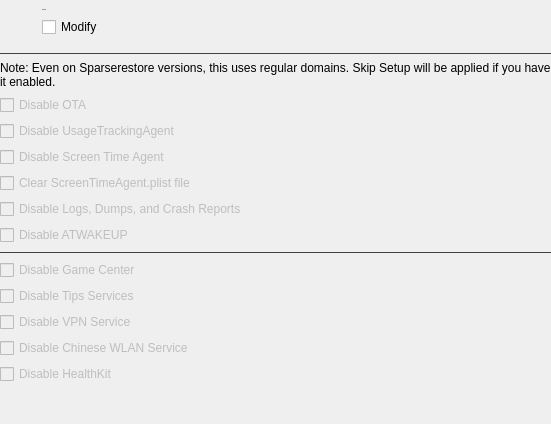
            <widget class="QWidget" name="daemonsPage">
             <layout class="QVBoxLayout" name="verticalLayout_14">
              <property name="leftMargin">
               <number>0</number>
              </property>
              <property name="topMargin">
               <number>0</number>
              </property>
              <property name="rightMargin">
               <number>0</number>
              </property>
              <property name="bottomMargin">
               <number>0</number>
              </property>
              <item>
               <widget class="QWidget" name="horizontalWidget_5" native="true">
                <layout class="QHBoxLayout" name="horizontalLayout_20">
                 <property name="spacing">
                  <number>10</number>
                 </property>
                 <property name="leftMargin">
                  <number>0</number>
                 </property>
                 <property name="topMargin">
                  <number>9</number>
                 </property>
                 <property name="rightMargin">
                  <number>0</number>
                 </property>
                 <property name="bottomMargin">
                  <number>9</number>
                 </property>
                 <item>
                  <widget class="QToolButton" name="toolButton_10">
                   <property name="enabled">
                    <bool>true</bool>
                   </property>
                   <property name="styleSheet">
                    <string notr="true">QToolButton {
	icon-size: 24px;
	background-color: transparent;
	padding-left: 0px;
	padding-right: 5px;
	border-radius: 0px;
}</string>
                   </property>
                   <property name="icon">
                    <iconset>
                     <normaloff>:/icon/toggles.svg</normaloff>:/icon/toggles.svg</iconset>
                   </property>
                  </widget>
                 </item>
                 <item>
                  <widget class="QWidget" name="verticalWidget_4" native="true">
                   <layout class="QVBoxLayout" name="verticalLayout_12">
                    <property name="spacing">
                     <number>6</number>
                    </property>
                    <property name="leftMargin">
                     <number>0</number>
                    </property>
                    <property name="topMargin">
                     <number>0</number>
                    </property>
                    <property name="rightMargin">
                     <number>0</number>
                    </property>
                    <property name="bottomMargin">
                     <number>0</number>
                    </property>
                    <item>
                     <widget class="QLabel" name="daemonsLbl">
                      <property name="font">
                       <font>
                        <pointsize>-1</pointsize>
                        <bold>false</bold>
                       </font>
                      </property>
                      <property name="text">
                       <string>Daemons</string>
                      </property>
                     </widget>
                    </item>
                    <item>
                     <widget class="QCheckBox" name="modifyDaemonsChk">
                      <property name="text">
                       <string>Modify</string>
                      </property>
                     </widget>
                    </item>
                   </layout>
                  </widget>
                 </item>
                 <item>
                  <spacer name="horizontalSpacer_7">
                   <property name="orientation">
                    <enum>Qt::Horizontal</enum>
                   </property>
                   <property name="sizeHint" stdset="0">
                    <size>
                     <width>40</width>
                     <height>20</height>
                    </size>
                   </property>
                  </spacer>
                 </item>
                </layout>
               </widget>
              </item>
              <item>
               <widget class="Line" name="line_12">
                <property name="styleSheet">
                 <string notr="true">QFrame {
	color: #414141;
}</string>
                </property>
                <property name="frameShadow">
                 <enum>QFrame::Plain</enum>
                </property>
                <property name="orientation">
                 <enum>Qt::Horizontal</enum>
                </property>
               </widget>
              </item>
              <item>
               <widget class="QLabel" name="regularDomainsLbl">
                <property name="text">
                 <string>Note: Even on Sparserestore versions, this uses regular domains. Skip Setup will be applied if you have
it enabled.</string>
                </property>
               </widget>
              </item>
              <item>
               <widget class="QWidget" name="daemonsPageContent" native="true">
                <property name="enabled">
                 <bool>false</bool>
                </property>
                <layout class="QVBoxLayout" name="verticalLayout_13">
                 <property name="leftMargin">
                  <number>0</number>
                 </property>
                 <property name="topMargin">
                  <number>0</number>
                 </property>
                 <property name="rightMargin">
                  <number>0</number>
                 </property>
                 <property name="bottomMargin">
                  <number>0</number>
                 </property>
                 <item>
                  <widget class="QCheckBox" name="otadChk">
                   <property name="toolTip">
                    <string>Stops over-the-air updates to prevent auto-downloads.</string>
                   </property>
                   <property name="text">
                    <string>Disable OTA</string>
                   </property>
                  </widget>
                 </item>
                 <item>
                  <widget class="QCheckBox" name="usageTrackingAgentChk">
                   <property name="toolTip">
                    <string>Disables usage tracking for improved privacy.</string>
                   </property>
                   <property name="text">
                    <string>Disable UsageTrackingAgent</string>
                   </property>
                  </widget>
                 </item>
                 <item>
                  <widget class="QCheckBox" name="screenTimeChk">
                   <property name="toolTip">
                    <string>Disables Screen Time monitoring features.</string>
                   </property>
                   <property name="text">
                    <string>Disable Screen Time Agent</string>
                   </property>
                  </widget>
                 </item>
                 <item>
                  <widget class="QCheckBox" name="clearScreenTimeAgentChk">
                   <property name="toolTip">
                    <string>Deletes the Screen Time Agent preferences file to prevent app lockout set via iCloud.

To work properly, also disable the daemon using the toggle above.</string>
                   </property>
                   <property name="text">
                    <string>Clear ScreenTimeAgent.plist file</string>
                   </property>
                  </widget>
                 </item>
                 <item>
                  <widget class="QCheckBox" name="crashReportsChk">
                   <property name="toolTip">
                    <string>Stops logs, dumps, and crash reports collection.</string>
                   </property>
                   <property name="text">
                    <string>Disable Logs, Dumps, and Crash Reports</string>
                   </property>
                  </widget>
                 </item>
                 <item>
                  <widget class="QCheckBox" name="atwakeupChk">
                   <property name="toolTip">
                    <string>Disables pinging to sleeping bluetooth devices for improved battery life.</string>
                   </property>
                   <property name="text">
                    <string>Disable ATWAKEUP</string>
                   </property>
                  </widget>
                 </item>
                 <item>
                  <widget class="Line" name="line_25">
                   <property name="styleSheet">
                    <string notr="true">QFrame {
	color: #414141;
}</string>
                   </property>
                   <property name="frameShadow">
                    <enum>QFrame::Plain</enum>
                   </property>
                   <property name="orientation">
                    <enum>Qt::Horizontal</enum>
                   </property>
                  </widget>
                 </item>
                 <item>
                  <widget class="QCheckBox" name="gameCenterChk">
                   <property name="toolTip">
                    <string>Turns off Game Center background services.</string>
                   </property>
                   <property name="text">
                    <string>Disable Game Center</string>
                   </property>
                  </widget>
                 </item>
                 <item>
                  <widget class="QCheckBox" name="tipsChk">
                   <property name="toolTip">
                    <string>Disables the Tips service and notifications.</string>
                   </property>
                   <property name="text">
                    <string>Disable Tips Services</string>
                   </property>
                  </widget>
                 </item>
                 <item>
                  <widget class="QCheckBox" name="vpndChk">
                   <property name="toolTip">
                    <string>Disables the Virtual Private Network service.</string>
                   </property>
                   <property name="text">
                    <string>Disable VPN Service</string>
                   </property>
                  </widget>
                 </item>
                 <item>
                  <widget class="QCheckBox" name="wapicChk">
                   <property name="toolTip">
                    <string>Disables the service that deals with errors with WiFi networks with Chinese characters in the name.</string>
                   </property>
                   <property name="text">
                    <string>Disable Chinese WLAN Service</string>
                   </property>
                  </widget>
                 </item>
                 <item>
                  <widget class="QCheckBox" name="healthdChk">
                   <property name="toolTip">
                    <string>Disables HealthKit services used by the health app.</string>
                   </property>
                   <property name="text">
                    <string>Disable HealthKit</string>
                   </property>
                  </widget>
                 </item>
                 <item>
                  <spacer name="verticalSpacer_6">
                   <property name="orientation">
                    <enum>Qt::Vertical</enum>
                   </property>
                   <property name="sizeHint" stdset="0">
                    <size>
                     <width>20</width>
                     <height>40</height>
                    </size>
                   </property>
                  </spacer>
                 </item>
                </layout>
               </widget>
              </item>
             </layout>
            </widget>
